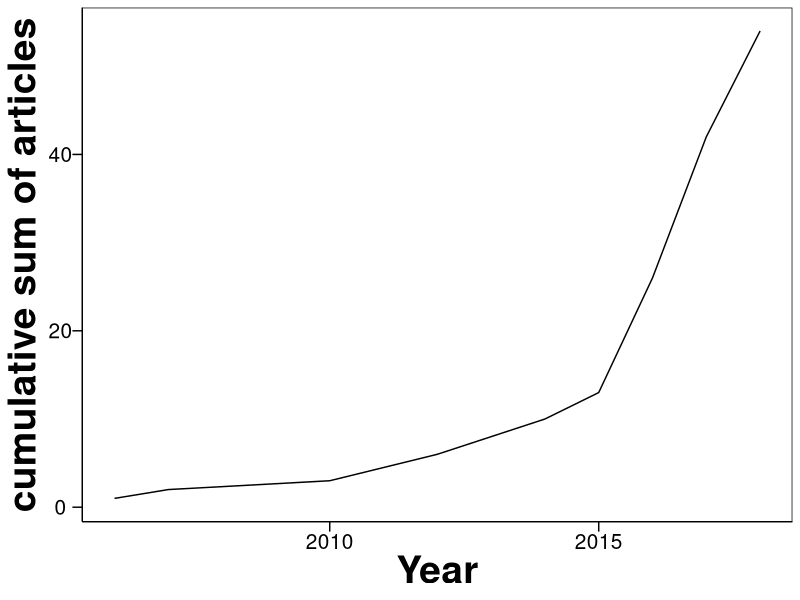
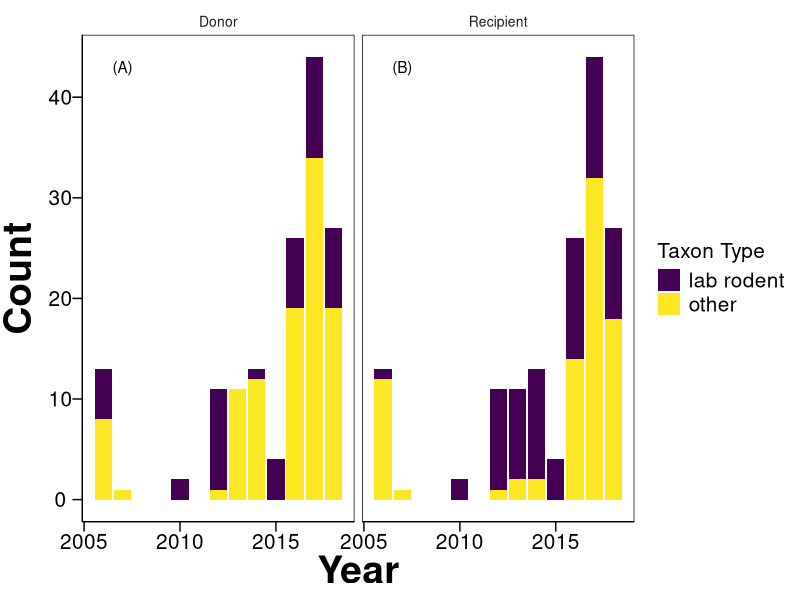
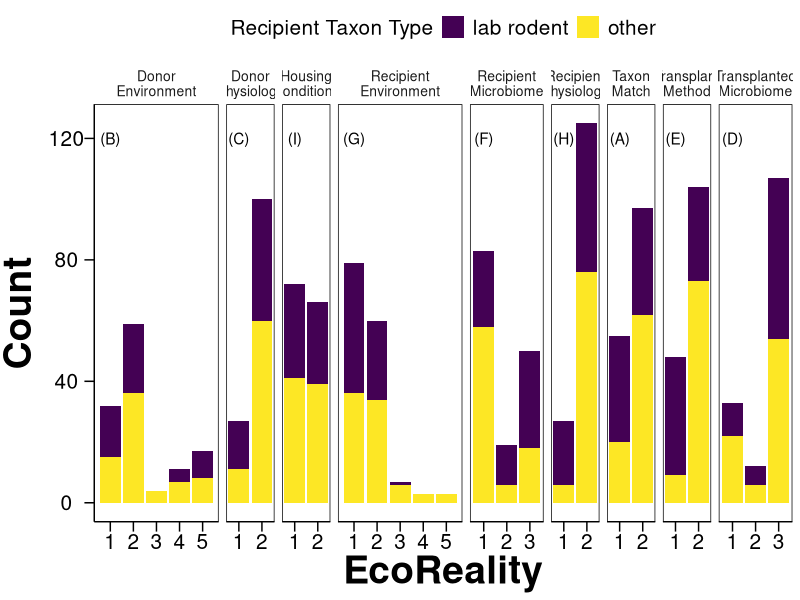
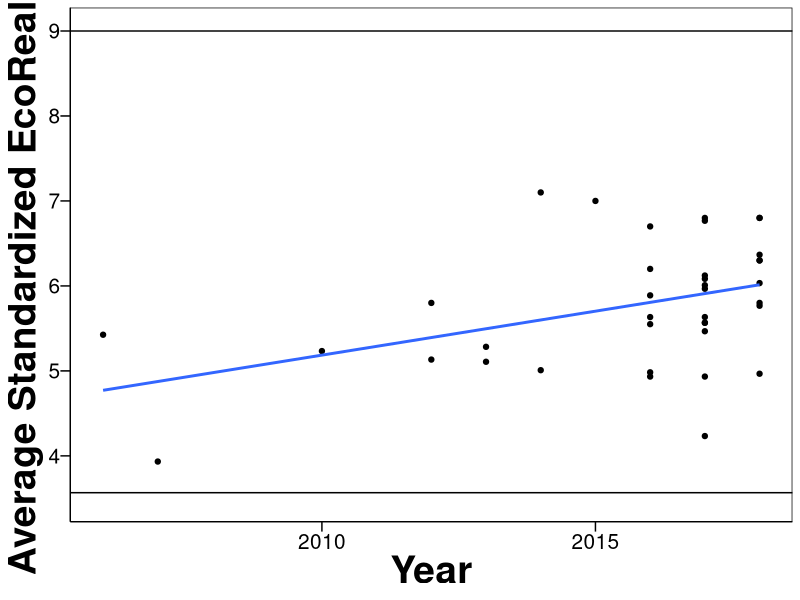
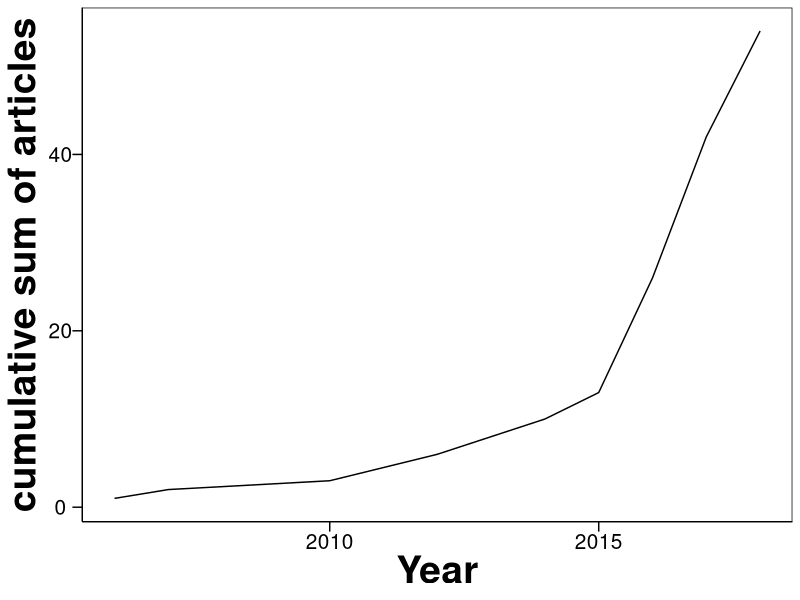
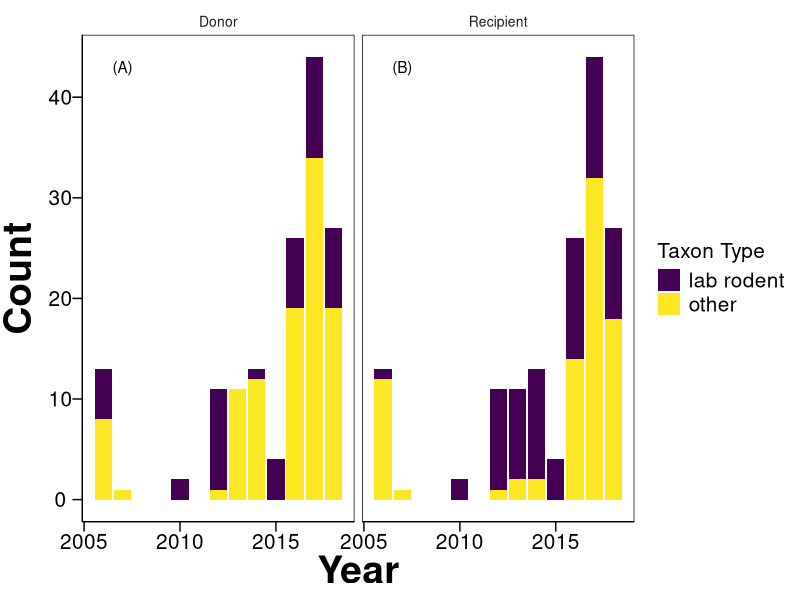
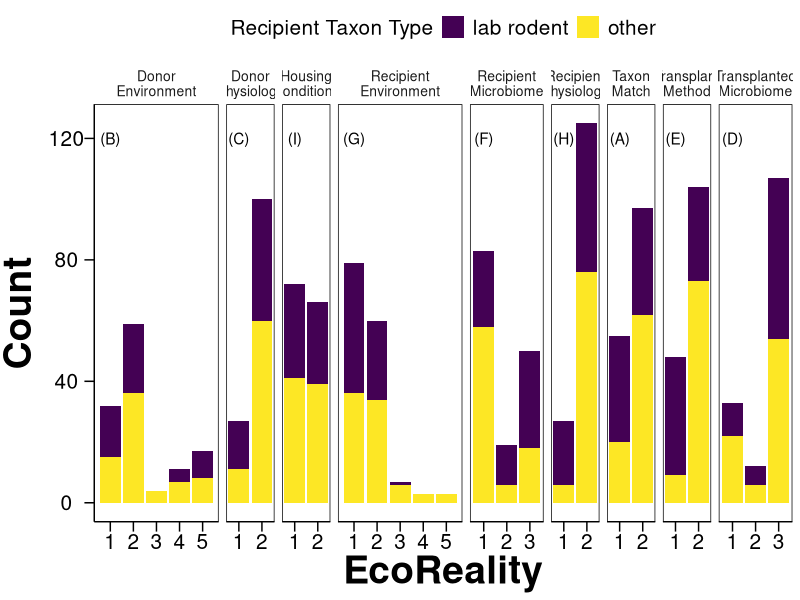
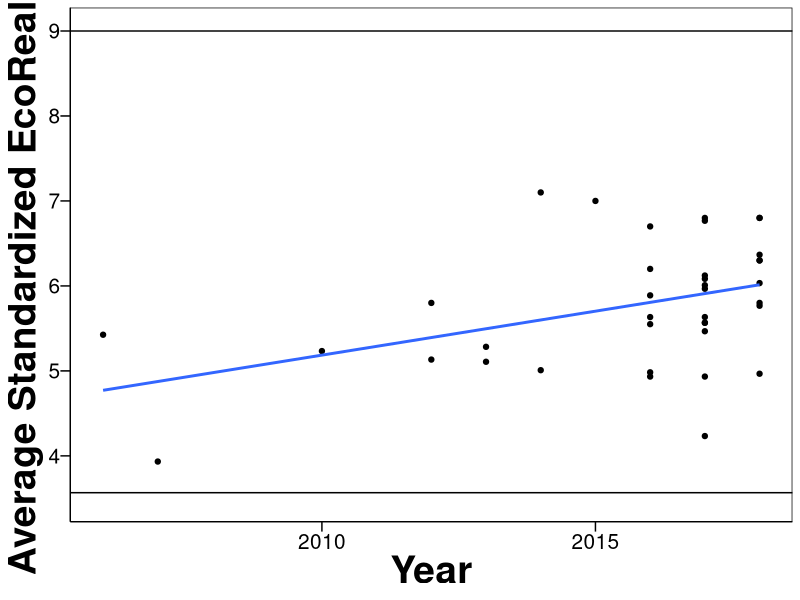

Write R code to recreate these figures, in order.
##############################
##Into the wild: understanding the breadth of host-microbiome interactions
##
## Christopher J. Greyson-Gaito, Timothy J. Bartley, Karl Cottenie, Will M.C. Jarvis, Amy E.M. Newman, Mason Stothart
##
## R script to create figures in manuscript
## 
## Beginning of coding - 2018-11-19
## Version 1.0 - 2019-04-25
##
## As of 2019-04-25, works with R version 3.5.3 (see packages for their versions)
##############################

theme_simple <- function() {
  theme_grey() %+replace%
    theme(
      axis.line = element_line(colour = "black"),
      panel.grid.minor = element_blank(),
      panel.grid.major = element_blank(),
      panel.background = element_blank(),
      axis.title = element_text(size = 28, face = "bold"),
      axis.text.x = element_text(size = 15, colour = "Black"),
      axis.text.y = element_text(size = 15, colour = "Black"),
      axis.ticks.length = unit(0.25, "cm"),
      axis.ticks = element_line(size = 0.5, colour = "Black"),
      panel.border = element_rect(fill = FALSE, size = 0.5),
      legend.title = element_text(size = 15),
      legend.key = element_blank()
    )
}

library("tidyverse") #Version 1.2.1
theme_set(theme_simple())
library(viridis) #Version 0.5.1

## Read in data -----

df_Transplant <- read_csv("data/EcoRealTable_2019-03-25_Data.csv")

## Data wrangling -----

summary(df_Transplant)

# find all the unique taxon IDs
df_Transplant %>% select(`Donor Taxon`, `Recipient Taxon`) %>% 
  unlist() %>% 
  unique() %>% .[order(.)]
  
## create lookup table more programmatically

labrodents <- c( "mouse", "rat")

donors <- df_Transplant %>%
  dplyr::select(`Donor Taxon`) %>%
  unique() %>%
  arrange(`Donor Taxon`) %>%
  mutate(LabRodent.Donor = ifelse(`Donor Taxon` %in% labrodents, "LabRodent", "Other"))

recipients <- df_Transplant %>%
  dplyr::select(`Recipient Taxon`) %>%
  unique() %>%
  arrange(`Recipient Taxon`) %>%
  mutate(LabRodent.Recip = ifelse(`Recipient Taxon` %in% labrodents, "LabRodent", "Other"))

## create new column for whether donor or recipient host was a labrodent or other
df_Transplant <- left_join(df_Transplant, recipients, by = "Recipient Taxon") %>%
  left_join(donors, by = "Donor Taxon")

# Calculation of number of papers (assuming PdFName are unique for each article)
length(unique(df_Transplant$PdFName)) #54 articles

# Calculation of number of transplant instances
length(df_Transplant$PdFName) #152 transplant instances (rows)

# Calculation of average number of transplant instances per article
summary(df_Transplant %>%
  group_by(PdFName) %>%
  summarise(TransplantCount = length(`Transplant Instance`)) %>%
 select(TransplantCount)) # mean 2.815

# Calculation of cumulative number of publications
df_Transplant %>%
  select(PdFName,Year) %>%
  group_by(Year) %>%
  summarise(Count = length(unique(PdFName))) %>%
  ggplot() +
  geom_line(aes(x = Year, y = cumsum(Count))) +
  ylab("cumulative sum of articles")

ggsave(paste(Sys.Date(), "CumulativeSumArticles.pdf"),
       width = 25, height = 12, units = "cm"
)

## Figures --------

#Figure 1 

# necessary data frame to add letters to the plot
ann_fig1 = data.frame(DonorRecip = c("Donor","Recipient"),
                      label = c("(A)", "(B)"))

df_Transplant %>%
  select(PdFName,Year,LabRodent.Donor,LabRodent.Recip) %>% 
  mutate(LabRodent.DonorBin = ifelse(LabRodent.Donor == "LabRodent",1,0),LabRodent.RecipBin = ifelse(LabRodent.Recip == "LabRodent",1,0)) %>%
  group_by(Year) %>%
  summarise(DonorLabRodent = sum(LabRodent.DonorBin==1),DonorOther = sum(LabRodent.DonorBin==0),RecipLabRodent = sum(LabRodent.RecipBin==1), RecipOther = sum(LabRodent.RecipBin==0)) %>%
  select(Year,DonorLabRodent,DonorOther,RecipLabRodent,RecipOther) %>%
  gather(Type, Total, -Year) %>%
  mutate(DonorRecip = ifelse(grepl("Donor", Type),"Donor", "Recipient")) %>%
  mutate(Type = str_remove(Type, "Donor")) %>%
  mutate(Type = str_remove(Type, "Recip")) %>%
  ggplot()+
  geom_col(aes(x = Year, y = Total, fill = Type )) +
  facet_grid(.~DonorRecip)+
  theme(strip.background=element_blank(),strip.text.x=element_text(size=10),strip.text.y=element_text(size=10),
        axis.title.y=element_text(hjust=0.5, vjust=1.5),legend.text=element_text(size=15)) +
  scale_fill_viridis(
    name = "Taxon Type", breaks = c("LabRodent", "Other"),
    labels = c("lab rodent", "other"), alpha = 1, begin = 0, end = 1,
    direction = 1, discrete = TRUE, option = "D"
  ) +
  ylab("Count") +
  geom_text(data = ann_fig1, 
            mapping = aes(x = 2007, y = 43, label = label))
            # hjust = -0.1,
            # vjust = -1)

ggsave(paste(Sys.Date(), "CountAnimals.pdf"),
       width = 18, height = 12, units = "cm"
)


## Figure 2

ann_fig2 = data.frame(Type = c("Taxon\nMatch","Donor\nEnvironment",
                               "Donor\nPhysiology","Transplanted\nMicrobiome",
                               "Transplant\nMethod","Recipient\nMicrobiome",
                               "Recipient\nEnvironment","Recipient\nPhysiology",
                               "Housing\nConditions"),
                      label = c("(A)", "(B)", "(C)", "(D)", "(E)",
                                "(F)", "(G)", "(H)", "(I)"))


ecoreality_conditions <- df_Transplant %>%
  dplyr::select(LabRodent.Recip, starts_with("EcoReality")) %>%
  # select the relevant columns for the plotting function
  mutate(`EcoReality of Taxon Match` = ifelse(`EcoReality Taxon Match`=="Match",2,1)) %>%
  select(-`EcoReality Taxon Match`) %>%
  gather(starts_with("EcoReality of"), key = "Type", value = "EcoReality") %>%
  mutate(Type = str_remove(Type, "EcoReality of ")) %>%
  mutate(Type = str_remove(Type, " \\(1-3\\)")) %>%
  mutate(Type = str_remove(Type, " \\(1-5\\)")) %>%
  mutate(Type = str_remove(Type, " \\(1-2\\)")) %>%
  mutate(Type = str_replace(Type, " ", "\n")) %>%
  # create the long format for ease of plotting
  # not necessary to create individual figures (see code below)
  mutate(`EcoReality` = as.numeric(`EcoReality`),
         Type = factor(Type,levels=c("Taxon\nMatch","Donor\nEnvironment","Donor\nPhysiology","Transplanted\nMicrobiome","Transplant\nMethod","Recipient\nMicrobiome","Recipient\nEnvironment","Recipient\nPhysiology","Housing\nConditions")))

AV_ecoreality_conditions <- ecoreality_conditions %>%
  group_by(Type)%>%
  summarise(AvEcoReality=mean(`EcoReality`, na.rm=TRUE))%>%
  mutate(EcoRealityMax=c(2,5,2,3,2,3,5,2,2), propEcoReality=AvEcoReality/EcoRealityMax)
  
AV_ecoreality_conditions_recipienttaxon <- ecoreality_conditions %>%
  group_by(LabRodent.Recip,Type)%>%
  summarise(AvEcoReality=mean(`EcoReality`, na.rm=TRUE))%>%
  mutate(EcoRealityMax=c(2,5,2,3,2,3,5,2,2), propEcoReality=AvEcoReality/EcoRealityMax)

  ggplot(ecoreality_conditions) +
  geom_bar(aes(x = `EcoReality`, 
                     fill = LabRodent.Recip)) + 
  facet_grid (.~ Type, scales = "free_x",space = "free_x") +
  theme(legend.position = "top",
        strip.background=element_blank(),strip.text.x=element_text(size=10),strip.text.y=element_text(size=10),
        axis.title.y=element_text(hjust=0.5, vjust=1.5),legend.text=element_text(size=15)) +
  scale_fill_viridis(
    name = "Recipient Taxon Type", breaks = c("LabRodent", "Other"),
    labels = c("lab rodent", "other"), alpha = 1, begin = 0, end = 1,
    direction = 1, discrete = TRUE, option = "D"
  ) +
  scale_x_continuous(breaks = function(x) pretty(x)[pretty(x) %% 1 == 0]) +
  # https://stackoverflow.com/questions/15622001/how-to-display-only-integer-values-on-an-axis-using-ggplot2
  xlab("EcoReality") + 
  ylab("Count") +
  geom_text(data = ann_fig2, 
            mapping = aes(x = 1, y = 120, label = label))

ggsave(paste(Sys.Date(), "EcoRealityComparisons.pdf"),
  width = 25, height = 12, units = "cm"
)


#Figure 3
ecorealperpaper<-df_Transplant %>%
  dplyr::select(Year,PdFName, `Transplant Instance`, starts_with("EcoReality")) %>%
  mutate(`EcoReality Taxon Match` = ifelse(`EcoReality Taxon Match` == "Match",2,1))%>%
  # select the relevant columns for the plotting function
  gather(starts_with("EcoReality"), key = "Type", value = "EcoRealityAbs") %>%
  mutate(Type = str_remove(Type, "EcoReality ")) %>%
  mutate(Type = str_remove(Type, "of ")) %>%
  mutate(Type = str_remove(Type, " \\(1-3\\)")) %>%
  mutate(Type = str_remove(Type, " \\(1-5\\)")) %>%
  mutate(Type = str_remove(Type, " \\(1-2\\)")) %>%
  # create the long format for ease of plotting
  # not necessary to create individual figures (see code below)
  mutate(EcoRealityAbs=as.numeric(EcoRealityAbs))%>%
  mutate(EcoReality = case_when(
    Type=="Taxon Match" ~ EcoRealityAbs/2,
    Type=="Donor Environment" ~ EcoRealityAbs/5,
    Type=="Donor Physiology" ~ EcoRealityAbs/2,
    Type=="Housing Conditions" ~ EcoRealityAbs/2,
    Type=="Recipient Environment" ~ EcoRealityAbs/5,
    Type=="Recipient Microbiome" ~ EcoRealityAbs/3,
    Type=="Recipient Physiology" ~ EcoRealityAbs/2,
    Type=="Transplant Method" ~ EcoRealityAbs/2,
    Type=="Transplanted Microbiome" ~ EcoRealityAbs/3)) %>%
  select(-EcoRealityAbs)%>%
  spread(Type, EcoReality) %>%
  mutate(EcoRealSum = rowSums(.[4:11])) %>%
  group_by(Year,PdFName) %>%
  summarise(AvER = mean(EcoRealSum, na.rm=TRUE)) %>%
  arrange(AvER)


  ggplot(ecorealperpaper)+
  geom_point(aes(Year, AvER))+
  geom_smooth(aes(Year, AvER), method=lm, se=FALSE)+
  geom_hline(yintercept=3.566667)+
  geom_hline(yintercept=9)+
  scale_y_continuous(limits=c(3.5,9))+ #3.5666667 is the lowest score a paper can have, 9 is the highest score a paper can have
  ylab("Average Standardized EcoReality")

ggsave(paste(Sys.Date(), "EcoRealityAverageStandardOverTime.pdf"),
       width = 18, height = 14, units = "cm"
)

##### Useful extra information

# How many of the recipient microbiomes 1 are gnobiotic bees.
bees <- df_Transplant %>%
  dplyr::select(`Recipient Taxon`, LabRodent.Recip, starts_with("EcoReality")) %>%
  # select the relevant columns for the plotting function
  mutate(`EcoReality of Taxon Match` = ifelse(`EcoReality Taxon Match`=="Match",2,1)) %>%
  select(-`EcoReality Taxon Match`) %>%
  gather(starts_with("EcoReality of"), key = "Type", value = "EcoReality") %>%
  mutate(Type = str_remove(Type, "EcoReality of ")) %>%
  mutate(Type = str_remove(Type, " \\(1-3\\)")) %>%
  mutate(Type = str_remove(Type, " \\(1-5\\)")) %>%
  mutate(Type = str_remove(Type, " \\(1-2\\)")) %>%
  mutate(Type = str_replace(Type, " ", "\n")) %>%
  # create the long format for ease of plotting
  # not necessary to create individual figures (see code below)
  mutate(`EcoReality` = as.numeric(`EcoReality`),
         Type = factor(Type,levels=c("Taxon\nMatch","Donor\nEnvironment","Donor\nPhysiology","Transplanted\nMicrobiome","Transplant\nMethod","Recipient\nMicrobiome","Recipient\nEnvironment","Recipient\nPhysiology","Housing\nConditions"))) %>%
  filter(Type=="Recipient\nMicrobiome") %>%
  filter(`EcoReality`==1)
  
table(bees$`Recipient Taxon`)

nrow(bees)
# Find articles for bees in recipient microbiom 1
beearticle <- df_Transplant %>%
  dplyr::select(PdFName,`Recipient Taxon`, `EcoReality of Recipient Microbiome (1-3)`)%>%
  filter(`EcoReality of Recipient Microbiome (1-3)`==1) %>%
  filter(`Recipient Taxon` %in% c("bee", "bumblebee"))

# Are zebrafish in Recipient microbiome 1 gnotobiotic too - find articles
zebrafish <- df_Transplant %>%
  dplyr::select(PdFName,`Recipient Taxon`, `EcoReality of Recipient Microbiome (1-3)`)%>%
  filter(`EcoReality of Recipient Microbiome (1-3)`==1) %>%
  filter(`Recipient Taxon`=="zebrafish")
